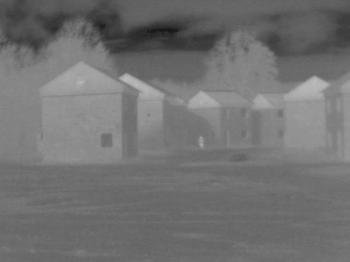
%> input picture datasets/IR1.png, 350 x 262 px, shrunk from 640 x 480 before the run; its folder holds 4 pictures in this run
$ octave demo.m   (GNU Octave 9; MATLAB toolbox functions it lacks are replaced by stand-ins)
%> lines starting %> are read from the running program, lines starting %| are printed output that depends on the picture
### BayesFusion.m
function [I,C,D] = BayesFusion(U,V)

Y = U-V;
RHO = 1;
LAMBDA = 0.5;

MaxIter = 15;
NumIter = 2;

k1 = [1,-1];k2 = [1;-1];
fft_k1 = psf2otf(k1, size(Y));
fft_k2 = psf2otf(k2, size(Y));
fft_k1sq = conj(fft_k1).*fft_k1;
fft_k2sq = conj(fft_k2).*fft_k2;

C  = ones(size(Y));   D = ones(size(Y));
F2 = zeros(size(Y)); F1 = zeros(size(Y));
H  = zeros(size(Y));
tau_a = 1; tau_b = 1;

for i=1:MaxIter
    % m-step
    for j=1:NumIter
        X = (2*C.*Y+RHO.*H)./(2*C+2*D+RHO);
        H = prox_tv(X,F1,F2, fft_k1, fft_k2, fft_k1sq, fft_k2sq);
        F1 = prox_soft(imfilter(H,k1), LAMBDA./RHO);
        F2 = prox_soft(imfilter(H,k2), LAMBDA./RHO);
    end

    % e-step
    D = sqrt(2/tau_b./(X.^2+1e-6));
    C = sqrt(2/tau_a./((Y-X+1e-6).^2));
    D(D>2*C) = 2*C(D>2*C);
    RHO = .5*(C+D);

    tau_b = 1./(D+1e-6)+tau_b/2; tau_b = mean(tau_b(:));
    tau_a = 1./(C+1e-6)+tau_a/2; tau_a = mean(tau_a(:));
end
I = X+V;
end

function y = prox_soft(x, thre)
y = sign(x).*max(abs(x)-thre,0);
end

% [11 lines left out: function prox_tv, not called in this run]

### demo.m
clear
clc

R = {};
M = [];
cd('.\datasets')
[~,img_num]=size(struct2cell(dir('*.png')));
cd('..\')

for i=1:img_num/2
    I1 = im2double(imread(['.\datasets\IR',num2str(i),'.png']));
%> I1: size 262x350 double; min 0.0824, max 0.733, mean 0.445
    I2 = im2double(imread(['.\datasets\VIS',num2str(i),'.png']));
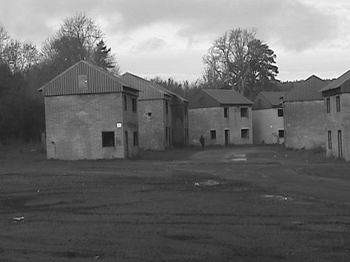
%> input picture datasets/VIS1.png, 350 x 262 px, shrunk from 640 x 480 before the run
%> I2: size 262x350 double; min 0.0196, max 1, mean 0.42
    R{i} = BayesFusion(I1,I2);
%> in BayesFusion, `Y = U-V;`:
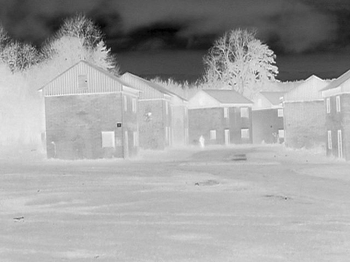
%> Y: size 262x350 double; min -0.851, max 0.514, mean 0.0247; drawn with min black and max white
%> the loop in BayesFusion, `for i=1:MaxIter` made 15 passes
%> (tau_b, tau_a) on passes 1 to 12: (0.586, 0.594), (0.359, 0.37), (0.231, 0.243), (0.156, 0.169), (0.111, 0.124), (0.0825, 0.0973), (0.064, 0.0804), (0.0513, 0.0701), (0.0421, 0.0641), (0.0361, 0.0612), (0.033, 0.0601), (0.0313, 0.0594)
%> pass 1, in BayesFusion, `D = sqrt(2/tau_b./(X.^2+1e-6));`:
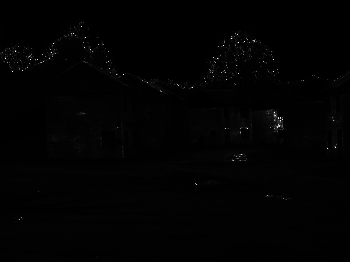
%> D: size 262x350 double; min 3.48, max 1414.2, mean 18.5; drawn with min black and max white
%> pass 1, in BayesFusion, `tau_b = 1./(D+1e-6)+tau_b/2`:
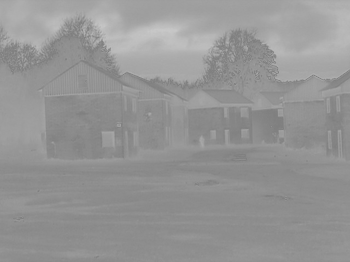
%> tau_b: size 262x350 double; min 0.501, max 0.787, mean 0.586
%> in BayesFusion, `I = X+V;`:
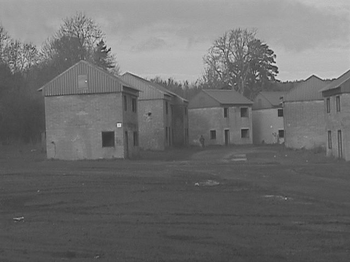
%> I: size 262x350 double; min 0.142, max 0.854, mean 0.429
    mkdir('.\result')
    imwrite(R{i}, ['.\result\F',num2str(i),'.png'])
%> (the run ends here)
